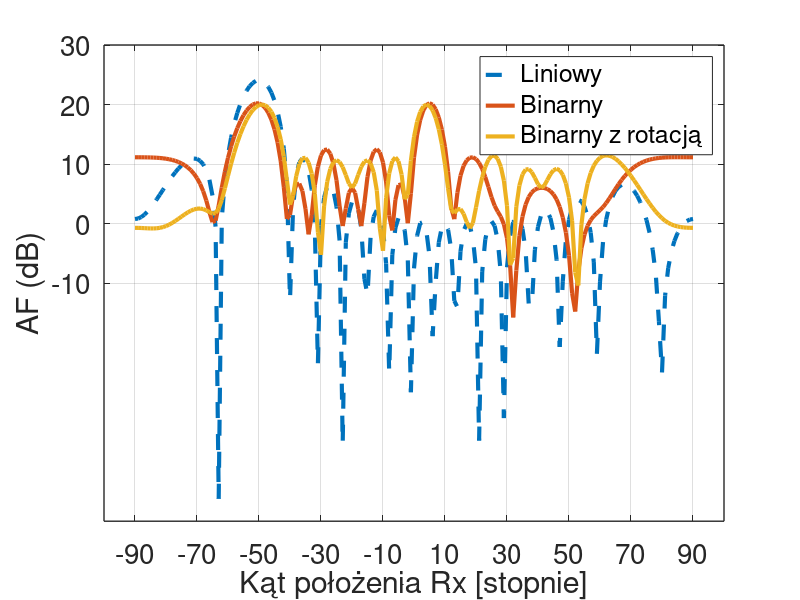
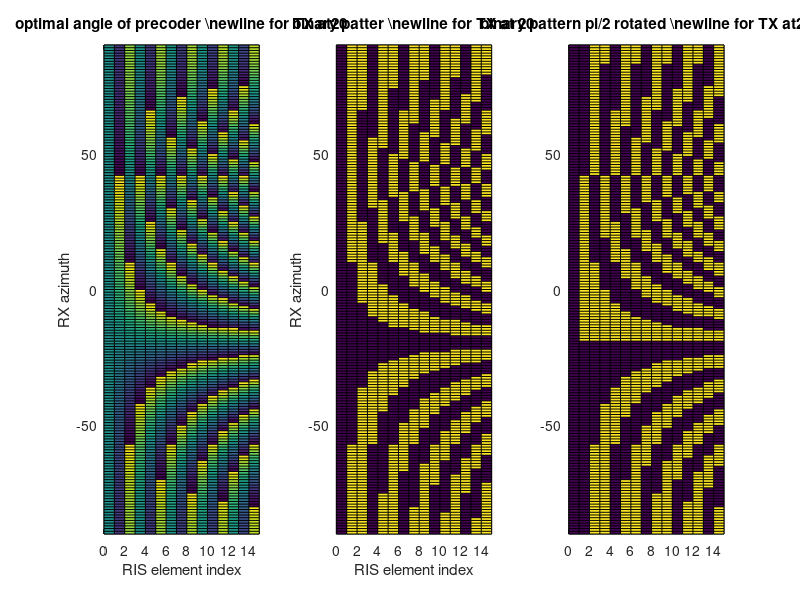

Write the MATLAB code that produced these figures, in order.
clear
close all
f_c=3.5*10^9;% gdy odleglosc lambda/2- niezalezne od czestotliwosci
c=3*10^8;
d=c/f_c/2;% odleglosc miedzy elementmi antenowymi c=lambda*f
L=16;%liczba elementow antenowych

kat_TX=20% od 0 do 90; 0= na wprost RISa
kat_RX=-50%od 0 do -90 najsensowniejsze; 0= na wprost RISa
kanal_do_od_RIS=exp(-1j*2*pi*f_c/c*d*([0:L-1]*sind(kat_TX)+[0:L-1]*sind(kat_RX)));[L-1:-1:0]
katy_pomiarowe_RX=[-90:90];
prekoder=conj(kanal_do_od_RIS);
AF=exp(-1j*2*pi*f_c/c*d*([0:L-1]*sind(kat_TX)+sind(katy_pomiarowe_RX')*[0:L-1]))*transpose(prekoder);
plot(katy_pomiarowe_RX,10*log10(abs(AF).^2), "linewidth",3, '--')
hold on
prekoder_bin=2*(real(prekoder*exp(1j*0*pi/2))>0)-1;
AF=exp(-1j*2*pi*f_c/c*d*([0:L-1]*sind(kat_TX)+sind(katy_pomiarowe_RX')*[0:L-1]))*transpose(prekoder_bin);
plot(katy_pomiarowe_RX,10*log10(abs(AF).^2), "linewidth",3)
prekoder_bin=2*(real(prekoder*exp(1j*1*pi/2))>0)-1;
AF=exp(-1j*2*pi*f_c/c*d*([0:L-1]*sind(kat_TX)+sind(katy_pomiarowe_RX')*[0:L-1]))*transpose(prekoder_bin);
plot(katy_pomiarowe_RX,10*log10(abs(AF).^2), "linewidth",3)
xticks(-90:20:90);
yticks(-10:10:30);
set(gca, "linewidth", 1, "fontsize", 20)
legend("Liniowy", "Binarny", "Binarny z rotacją")
xlabel('Kąt położenia Rx [stopnie]')
ylabel('AF (dB)')
% title(['AF for TX at ' num2str(kat_TX) ' and RIS pattern for TX angle=' num2str(kat_TX) ' and RX angle=' num2str(kat_RX)])
% prekoder_bin=2*(real(prekoder*exp(1j*2*pi/2))>0)-1;
% AF=exp(-1j*2*pi*f_c/c*d*([0:L-1]*sind(kat_TX)+sind(katy_pomiarowe_RX')*[L-1:-1:0]))*transpose(prekoder_bin);
% plot(10*log10(abs(AF).^2))
% prekoder_bin=2*(real(prekoder*exp(1j*3*pi/2))>0)-1;
% AF=exp(-1j*2*pi*f_c/c*d*([0:L-1]*sind(kat_TX)+sind(katy_pomiarowe_RX')*[L-1:-1:0]))*transpose(prekoder_bin);
% plot(10*log10(abs(AF).^2))
grid
figure
set_RX=[-90:90];
prekoder_ideal=exp(1j*2*pi*f_c/c*d*([0:L-1]*sind(kat_TX)+sind(set_RX')*[0:L-1]));%
prekoder_binary=zeros(length(set_RX),L);
prekoder_binary(real(prekoder_ideal)<0)=1;
subplot(1,3,1)
pcolor([0:L-1],set_RX,angle(prekoder_ideal))
title(['optimal angle of precoder \newline for TX at' num2str(kat_TX)])
xlabel('RIS element index')
ylabel('RX azimuth')
subplot(1,3,2)
pcolor([0:L-1],set_RX,prekoder_binary)
prekoder_binary2=zeros(length(set_RX),L);
prekoder_binary2(real(prekoder_ideal*exp(1j*pi/2))<0)=1; % jak zakladamy, ze do odbiornika dociera suma odbicia od
title(['binary patter \newline for TX at ' num2str(kat_TX)])
xlabel('RIS element index')
ylabel('RX azimuth')
% RIS i innych sciezek, to odbicie od RISa moze byc okrecone o jakis staly kat (tu 90 stopni),
% zeby byl w fazie tego bezposredniego.
subplot(1,3,3)
pcolor([0:L-1],set_RX,prekoder_binary2)
title(['binary pattern pi/2 rotated \newline for TX at' num2str(kat_TX)])
AA=unique(prekoder_binary2,'rows'); % 67
A=unique(prekoder_binary,'rows');

AAA=unique([AA;A;~AA;~A],'rows'); %obroty o 90 stopnia

%zbior dla wszystkich odbiorczych i nadawczych
set_TX=[0:90];
set_RX=[-90:90];
B=[];
for i=1:length(set_TX)
prekoder_ideal=exp(1j*2*pi*f_c/c*d*([0:L-1]*sind(set_TX(i))+sind(set_RX')*[0:L-1]));
prekoder_binary=real(prekoder_ideal)<0;
B=[B;prekoder_binary];
prekoder_binary=real(prekoder_ideal*exp(1j*pi/2))<0;
B=[B;prekoder_binary];
prekoder_binary=real(prekoder_ideal*exp(1j*pi))<0;
B=[B;prekoder_binary];
prekoder_binary=real(prekoder_ideal*exp(1j*3*pi/2))<0;
B=[B;prekoder_binary];
end
BB=unique(B,'rows');

rows_to_keep=ones(1,size(BB,1));
for i=1:size(BB,1)-1% probably not optimal removal
    for ii=i+1:size(BB,1)
        if rows_to_keep(i)==1 && sum(xor(BB(i,:),BB(ii,:)))<=2 % hamming distance to remove
            rows_to_keep(ii)=0;
        end
    end
end
CC=BB(logical(rows_to_keep),:);
c=0;





